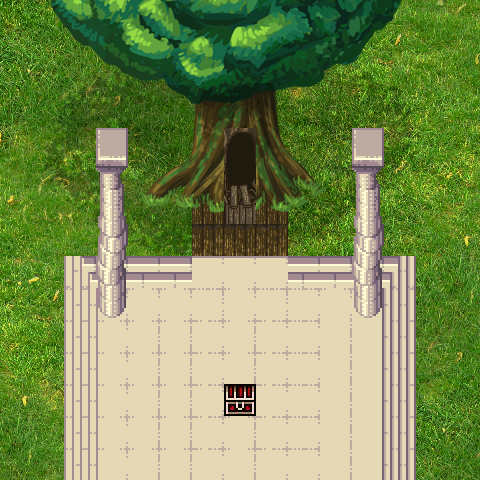

This game map was drawn from its Tiled (.tmx) file and the tilesets committed beside it. A one-line description and the trimmed map source follow:
An orthogonal 15x15 tile map with 32x32 px tiles, 8 tile layers (properties layer, Tile Layer 1, grass, floor, ...), 6 tilesets.

<map version="1.0" orientation="orthogonal" width="15" height="15" tilewidth="32" tileheight="32">
 <tileset firstgid="1" name="tiles1" tilewidth="32" tileheight="32">
  <image source="textures/Hyptosis_tilesets/hyptosis_tile-art-batch-3.png" width="960" height="960" />
 </tileset>
 <tileset firstgid="901" name="tiles2" tilewidth="32" tileheight="32">
  <image source="textures/8-bit_tileset2/classical_temple_tiles_0.png" width="1024" height="2048" />
 </tileset>
 <tileset firstgid="2949" name="tiles3" tilewidth="32" tileheight="32">
  <image source="textures/treasure chest.jpg" width="32" height="32" />
 </tileset>
 <tileset firstgid="2950" name="manatree_soruve" tilewidth="32" tileheight="32">
  <image source="textures/manatree_soruve.png" width="992" height="522" />
 </tileset>
 <tileset firstgid="3446" name="lushgrass" tilewidth="32" tileheight="32">
  <image source="textures/tileable-img_0062-lush.png" width="1024" height="1024" />
 </tileset>
 <tileset firstgid="4470" name="properties_layer" tilewidth="32" tileheight="32">
  <image source="textures/properties_layer.jpg" width="480" height="480" />
  <tile id="0">
   <properties>
    <property name="blocked" value="true" />
   </properties>
  </tile>
  <tile id="2">
   <properties>
    <property name="door" value="true" />
    <property name="levelID" value="6" />
    <property name="startX" value="32" />
    <property name="startY" value="224" />
   </properties>
  </tile>
 </tileset>
 <layer name="properties layer" width="15" height="15">
  <data>[225 cells, 96 non-empty, 2 distinct tile ids]</data>
 </layer>
 <layer name="Tile Layer 1" width="15" height="15">
  <data>[225 cells, 225 non-empty, 116 distinct tile ids]</data>
 </layer>
 <layer name="grass" width="15" height="15">
  <data>[225 cells, 150 non-empty, 150 distinct tile ids]</data>
 </layer>
 <layer name="floor" width="15" height="15">
  <data>[225 cells, 55 non-empty, 11 distinct tile ids]</data>
 </layer>
 <layer name="tree" width="15" height="15">
  <data>[225 cells, 104 non-empty, 104 distinct tile ids]</data>
 </layer>
 <layer name="doortotree" width="15" height="15">
  <data>[225 cells, 3 non-empty, 3 distinct tile ids]</data>
 </layer>
 <layer name="columns" width="15" height="15">
  <data>[225 cells, 12 non-empty, 6 distinct tile ids]</data>
 </layer>
 <layer name="chest" width="15" height="15">
  <data>[225 cells, 1 non-empty, 1 distinct tile ids]</data>
 </layer>
</map>
